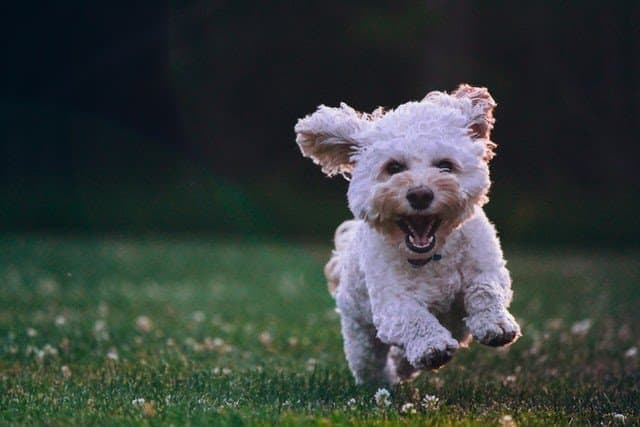
#> input picture images/marvel.jpg, 640 x 427 px
$ python cropimage.py
#> lines starting #> are read from the running program, lines starting #| are printed output that depends on the picture
import cv2
import os

image_path = os.path.join('images', 'marvel.jpg')
image = cv2.imread(image_path)
#> image is the input picture: shape (427, 640, 3); mean B, G, R 59.6, 63.1, 55.2
print(image.shape)
#| (427, 640, 3)
#Crop image

cropped_img = image[100:648,220:940]
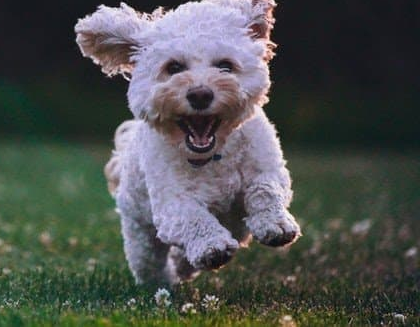
#> cropped_img: shape (327, 420, 3); mean B, G, R 78.7, 81, 77.5


cv2.imshow('image',image)
cv2.imshow("croppedimage",cropped_img)
cv2.waitKey(0)

$ run again, with images/basketball.jpg copied over images/marvel.jpg
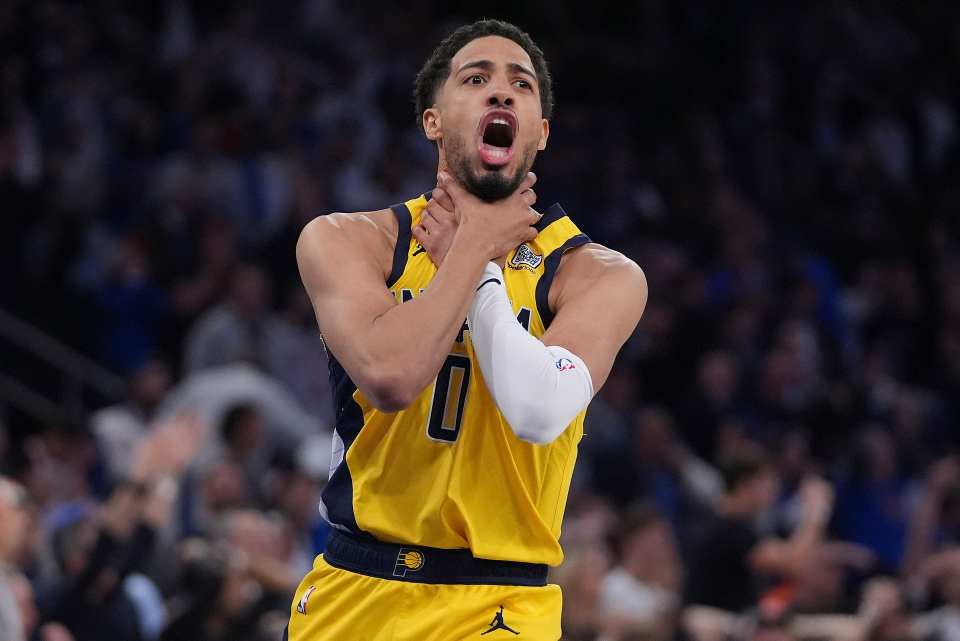
#> input picture images/basketball.jpg, 1920 x 1281 px (shown at 1/2 size)
#> image is the input picture: shape (1281, 1920, 3); mean B, G, R 46.7, 51.2, 62.7
#| (1281, 1920, 3)
#> `cropped_img = image[100:648,220:940]`:
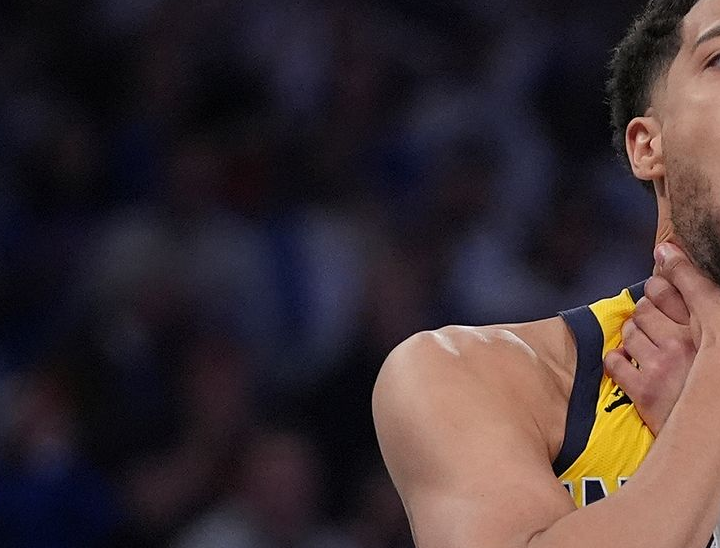
#> cropped_img: shape (548, 720, 3); mean B, G, R 49.9, 47.3, 59.8

$ run again, with images/parrot.jpg copied over images/marvel.jpg
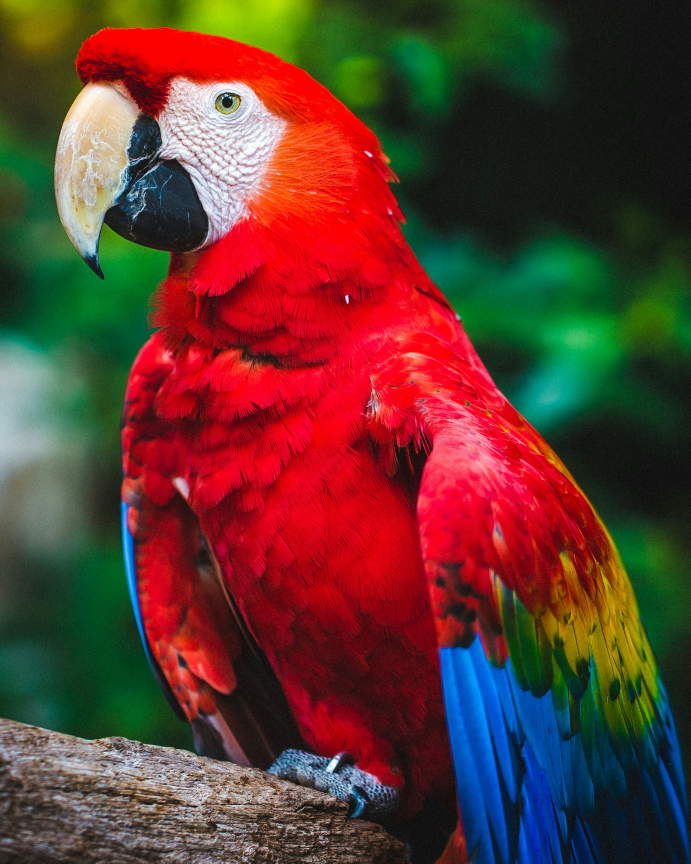
#> input picture images/parrot.jpg, 2072 x 2590 px (shown at 1/3 size)
#> image is the input picture: shape (2590, 2072, 3); mean B, G, R 47.8, 57.5, 95.2
#| (2590, 2072, 3)
#> `cropped_img = image[100:648,220:940]`:
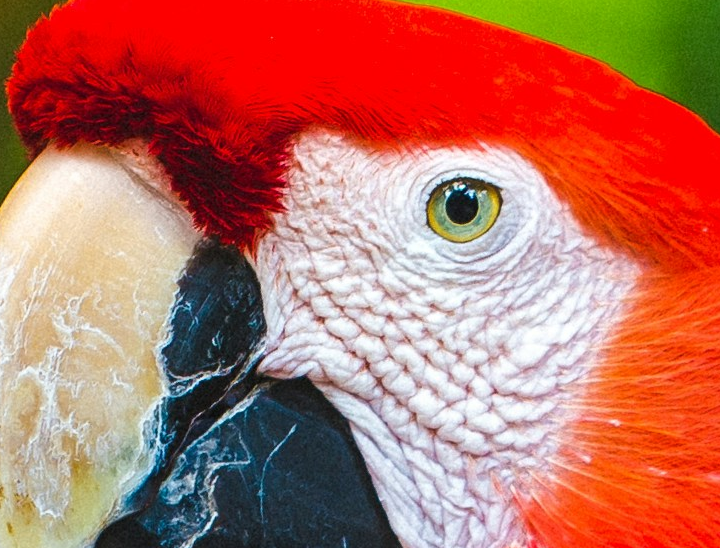
#> cropped_img: shape (548, 720, 3); mean B, G, R 96.8, 111.5, 187.3
